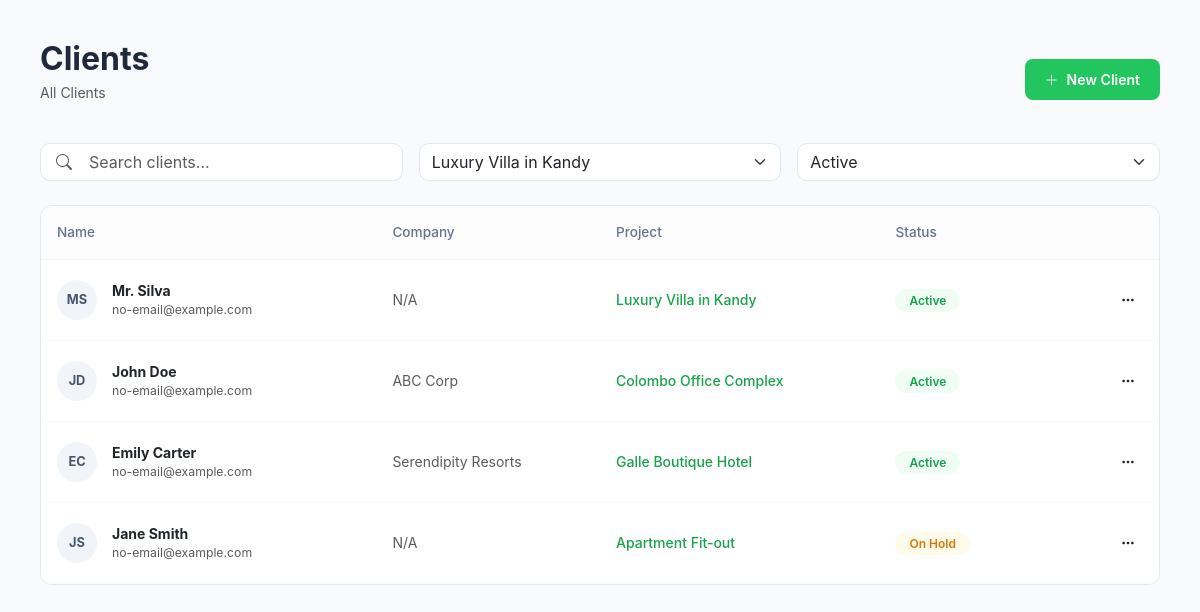
The app's page /features/clients.php (signed in) with its own data.
### tables this page shows
CREATE TABLE `clients` (
  `id` int(11) NOT NULL AUTO_INCREMENT,
  `full_name` varchar(255) NOT NULL,
  `email` varchar(255) DEFAULT NULL,
  `company` varchar(255) DEFAULT 'N/A',
  `project_id` int(11) DEFAULT NULL,
  `status` enum('Active','On Hold','Archived') DEFAULT 'Active',
  `created_at` timestamp NOT NULL DEFAULT current_timestamp(),
  PRIMARY KEY (`id`),
  KEY `project_id` (`project_id`),
  CONSTRAINT `clients_ibfk_1` FOREIGN KEY (`project_id`) REFERENCES `projects` (`id`) ON DELETE SET NULL
);

CREATE TABLE `projects` (
  `id` int(11) NOT NULL AUTO_INCREMENT,
  `project_name` varchar(150) NOT NULL,
  `project_code` varchar(50) NOT NULL,
  `client_id` int(11) DEFAULT NULL,
  `client_name` varchar(100) DEFAULT NULL,
  `pm_id` int(11) DEFAULT NULL,
  `budget` decimal(15,2) DEFAULT 0.00,
  `location` varchar(255) DEFAULT NULL,
  `start_date` date DEFAULT NULL,
  `end_date` date DEFAULT NULL,
  `stage` enum('Planning','Earthwork','Framing','Roofing','Finishing','Handover') DEFAULT 'Planning',
  `progress_percent` int(11) DEFAULT 0,
  `status` enum('Active','Completed','On Hold','Archived') DEFAULT 'Active',
  `thumbnail_url` varchar(255) DEFAULT NULL,
  `created_at` timestamp NOT NULL DEFAULT current_timestamp(),
  `updated_at` timestamp NOT NULL DEFAULT current_timestamp() ON UPDATE current_timestamp(),
  PRIMARY KEY (`id`),
  UNIQUE KEY `project_code` (`project_code`)
);

### features/clients.php (the view, shortened to what this page needs)
<?php
require_once '../db.php';
try {
    $clients = $pdo->query("SELECT c.*, p.project_name FROM clients c LEFT JOIN projects p ON c.project_id = p.id")->fetchAll();
} catch (PDOException $e) {
    die("Database Error: " . $e->getMessage());
}
?>
<!DOCTYPE html>
<html lang="en">
<head>
    <link href="https://cdn.jsdelivr.net/npm/bootstrap@5.3.0/dist/css/bootstrap.min.css" rel="stylesheet">
    <link rel="stylesheet" href="https://cdn.jsdelivr.net/npm/bootstrap-icons@1.10.0/font/bootstrap-icons.css">
</head>
<body>
<div class="main-container">
    <div class="d-flex justify-content-between align-items-center mb-4">
        <div>
            <h1 class="fw-bold h2 mb-1">Clients</h1>
            <p class="text-muted small">All Clients</p>
        </div>
        <button class="btn-new-client" data-bs-toggle="modal" data-bs-target="#newClientModal">
            <i class="bi bi-plus-lg me-2"></i>New Client
        </button>
    </div>
    <div class="row g-3 mb-4">
        <div class="col-md-4">
            <div class="position-relative">
                <i class="bi bi-search position-absolute top-50 translate-middle-y ms-3 text-muted"></i>
                <input type="text" class="form-control ps-5" placeholder="Search clients..." style="border-radius: 10px; border-color: #e2e8f0;">
            </div>
        </div>
        <div class="col-md-4">
            <select class="form-select" style="border-radius: 10px; border-color: #e2e8f0;">
                <option selected>Luxury Villa in Kandy</option>
            </select>
        </div>
        <div class="col-md-4">
            <select class="form-select" style="border-radius: 10px; border-color: #e2e8f0;">
                <option selected>Active</option>
            </select>
        </div>
    </div>
    <div class="nexus-card">
        <div class="table-responsive">
            <table class="table mb-0">
                <thead>
                    <tr>
                        <th width="30%">Name</th>
                        <th width="20%">Company</th>
                        <th width="25%">Project</th>
                        <th width="15%">Status</th>
                        <th width="10%"></th>
                    </tr>
                </thead>
                <tbody>
                    <?php
                    $mock_clients = [
                        ['init' => 'MS', 'name' => 'Mr. Silva', 'email' => 'no-email@example.com', 'comp' => 'N/A', 'proj' => 'Luxury Villa in Kandy', 'stat' => 'Active', 'cls' => 'bg-active'],
                        ['init' => 'JD', 'name' => 'John Doe', 'email' => 'no-email@example.com', 'comp' => 'ABC Corp', 'proj' => 'Colombo Office Complex', 'stat' => 'Active', 'cls' => 'bg-active'],
                        ['init' => 'EC', 'name' => 'Emily Carter', 'email' => 'no-email@example.com', 'comp' => 'Serendipity Resorts', 'proj' => 'Galle Boutique Hotel', 'stat' => 'Active', 'cls' => 'bg-active'],
                        ['init' => 'JS', 'name' => 'Jane Smith', 'email' => 'no-email@example.com', 'comp' => 'N/A', 'proj' => 'Apartment Fit-out', 'stat' => 'On Hold', 'cls' => 'bg-on-hold']
                    ];
                    foreach($mock_clients as $mc): ?>
                    <tr>
                        <td>
                            <div class="d-flex align-items-center">
                                <div class="avatar-circle"><?= $mc['init'] ?></div>
                                <div><div class="fw-bold"><?= $mc['name'] ?></div><div class="text-muted small"><?= $mc['email'] ?></div></div>
                            </div>
                        </td>
                        <td class="text-muted"><?= $mc['comp'] ?></td>
                        <td><a href="#" class="project-link"><?= $mc['proj'] ?></a></td>
                        <td><span class="status-pill <?= $mc['cls'] ?>"><?= $mc['stat'] ?></span></td>
                        <td class="text-end pe-4">
                            <div class="dropdown">
                                <i class="bi bi-three-dots" style="cursor:pointer" data-bs-toggle="dropdown"></i>
                            </div>
                        </td>
                    </tr>
                    <?php endforeach; ?>
                </tbody>
            </table>
        </div>
    </div>
</div>
</body>
</html>

### features/clients.php (style rules this page uses)
body { font-family: 'Inter', sans-serif; background-color: #f8fafc; color: #1e293b; }
.main-container { padding: 2.5rem; }
.nexus-card { background: #fff; border: 1px solid #e2e8f0; border-radius: 12px; overflow: hidden; }
.avatar-circle { width: 40px; height: 40px; background: #f1f5f9; border-radius: 50%; display: flex; align-items: center; justify-content: center; font-size: 0.8rem; font-weight: 700; color: #475569; margin-right: 15px; }
.status-pill { padding: 4px 14px; border-radius: 20px; font-size: 0.75rem; font-weight: 600; }
.bg-active { background: #f0fdf4; color: #16a34a; }
.bg-on-hold { background: #fffbeb; color: #d97706; }
.project-link { color: #16a34a; text-decoration: none; font-weight: 500; }
.table thead th { background: #fcfcfc; border-bottom: 1px solid #f1f5f9; color: #64748b; font-size: 0.85rem; padding: 1rem; font-weight: 500; }
.table tbody td { padding: 1.25rem 1rem; border-bottom: 1px solid #f8fafc; vertical-align: middle; font-size: 0.875rem; }
.btn-new-client { background-color: #22c55e; border: none; color: #fff; font-weight: 600; border-radius: 8px; padding: 10px 20px; font-size: 0.875rem; }

### records on screen
clients: init "MS", name "Mr. Silva", email "no-email@example.com", company "N/A", project.project_name "Luxury Villa in Kandy", status "Active"
clients: init "JD", full_name "John Doe", email "no-email@example.com", comp "ABC Corp", proj "Colombo Office Complex", status "Active"

### other values on screen
$mc['init'] "EC"
$mc['name'] "Emily Carter"
$mc['email'] "no-email@example.com"
$mc['comp'] "Serendipity Resorts"
$mc['proj'] "Galle Boutique Hotel"
$mc['stat'] "Active"
$mc['init'] "JS"
$mc['name'] "Jane Smith"
$mc['comp'] "N/A"
$mc['proj'] "Apartment Fit-out"
$mc['stat'] "On Hold"
